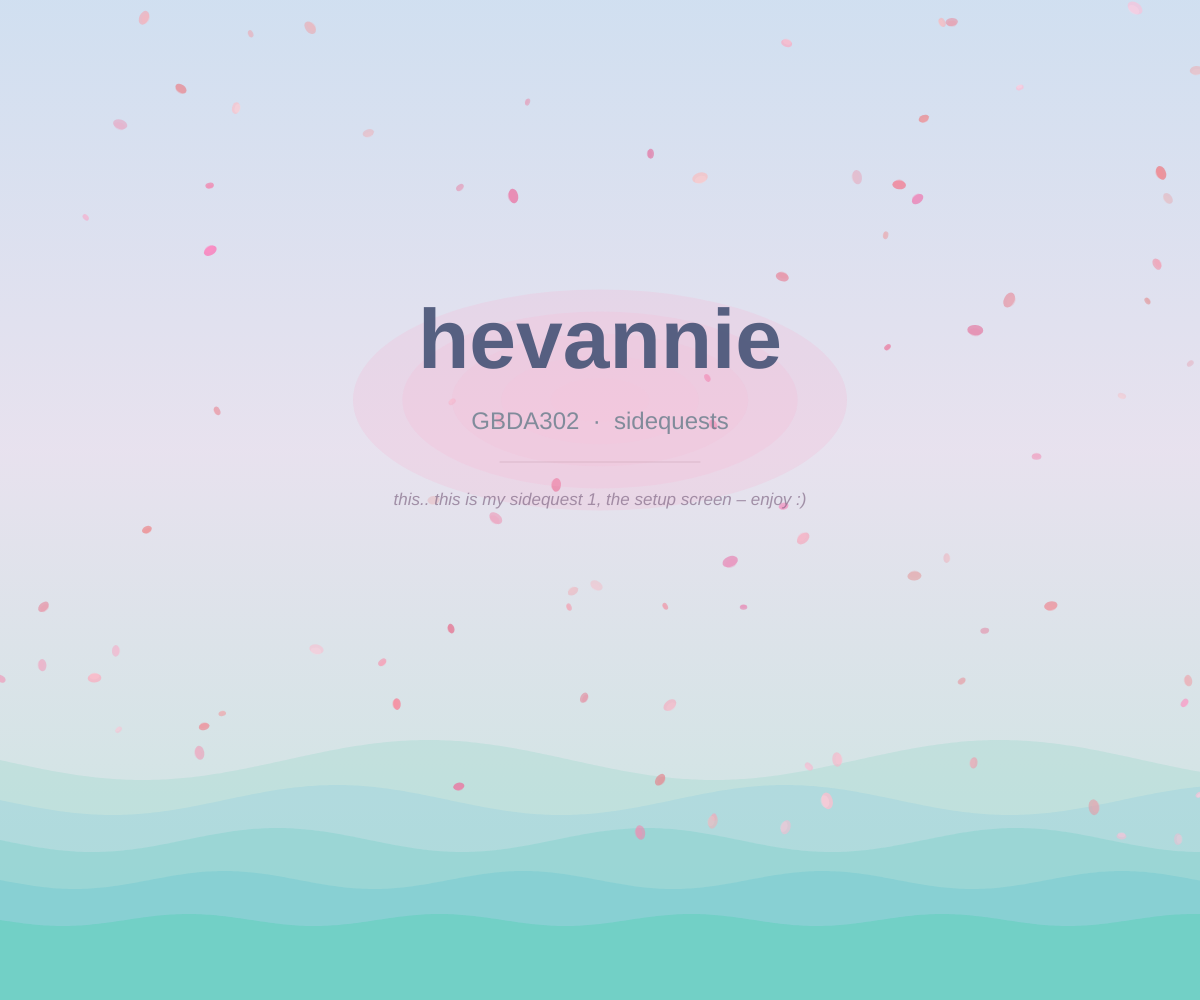
Frame 1 (no input)
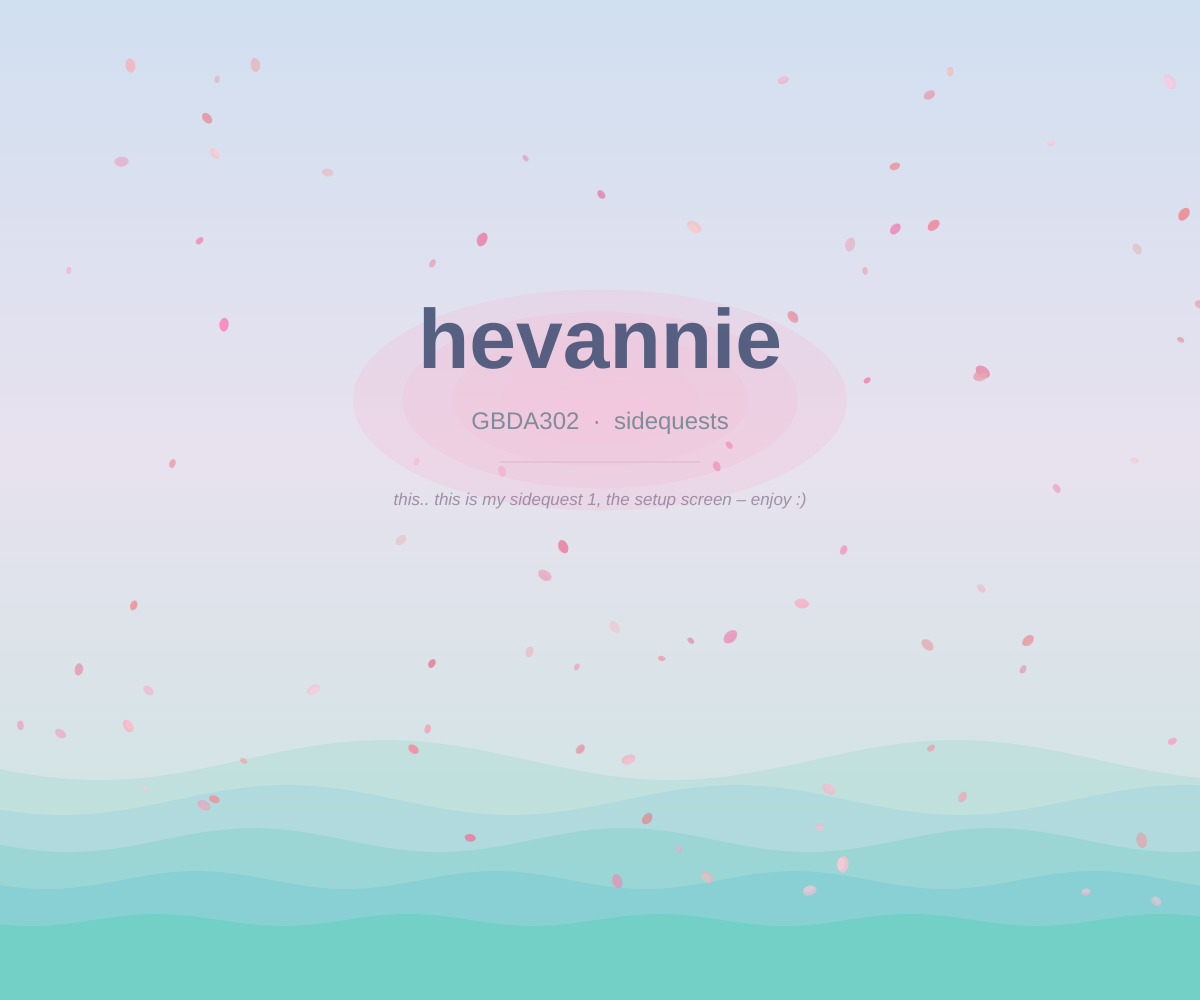
Frame 60 (no input)
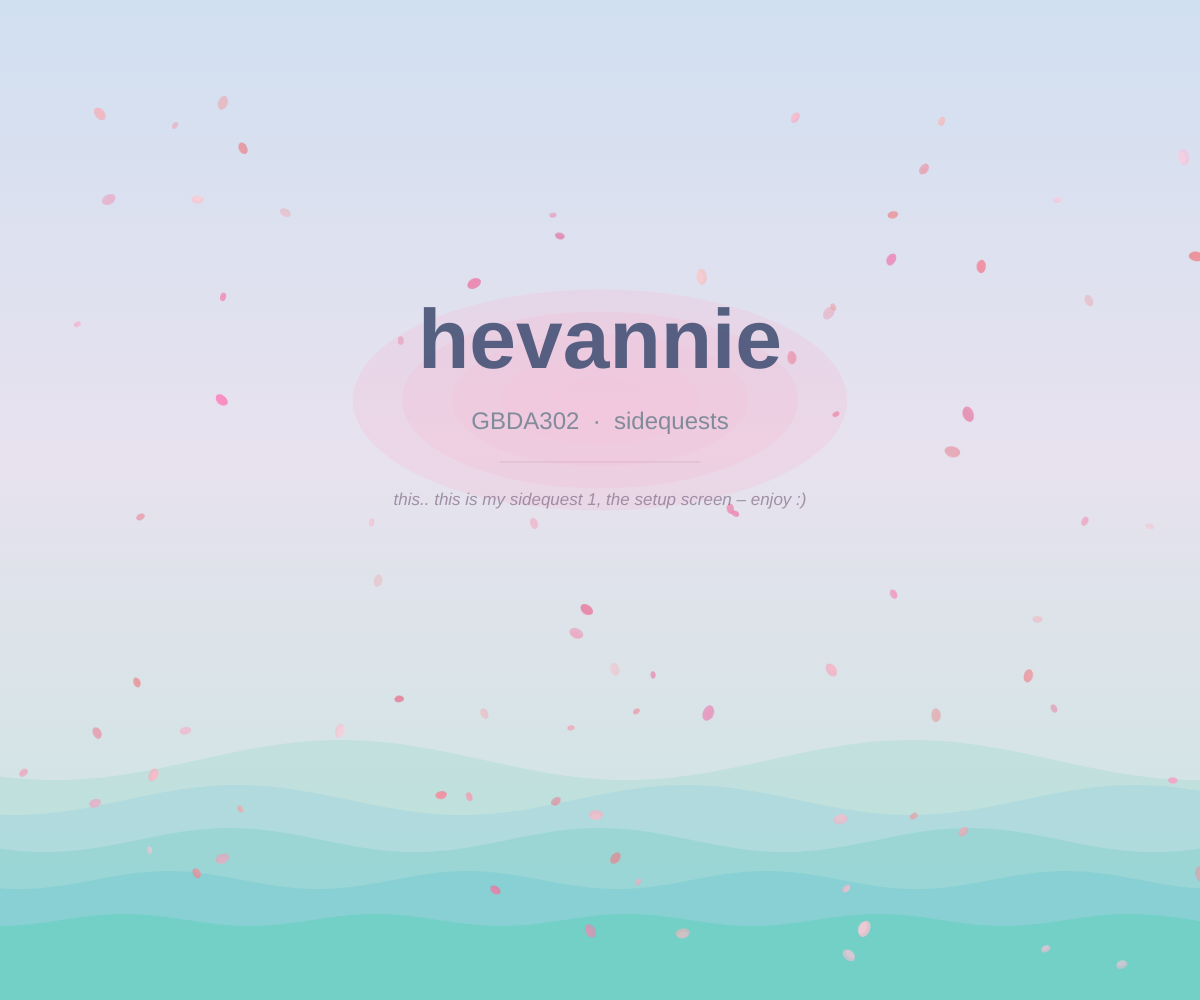
Frame 120 (the mouse pressed at the canvas centre since frame 60)

The p5.js sketch that drew these frames (run headless with seeded random() and noise() and a simulated clock; from frame 60 on, the mouse is pressed at the canvas centre):

// p5.js sketch
// ── sketch.js
// sidequest 01 - cherry blossom splash
// sakura petals falling into an ocean.. that's the whole vision
// pastel blue sky, seafoam waves, pink petals, soft everything

let petals = [];
let waveOffset = 0;

function setup() {
  createCanvas(windowWidth, windowHeight);
  colorMode(HSB, 360, 100, 100, 100);

  // scatter petals on load so it doesn't start empty and sad
  for (let i = 0; i < 90; i++) {
    petals.push(new Petal(true));
  }
}

function draw() {
  drawSky();
  drawWaves();

  for (let p of petals) {
    p.update();
    p.show();
  }

  drawSplash();

  waveOffset += 0.009;
}

// soft pastel sky - cornflower blue fading into lavender into seafoam
function drawSky() {
  let ctx = drawingContext;
  let grad = ctx.createLinearGradient(0, 0, 0, height);
  grad.addColorStop(0,    'hsl(212, 52%, 88%)');  // soft cornflower
  grad.addColorStop(0.45, 'hsl(268, 28%, 91%)');  // lavender whisper
  grad.addColorStop(1,    'hsl(168, 38%, 84%)');  // seafoam horizon
  ctx.fillStyle = grad;
  ctx.fillRect(0, 0, width, height);
}

// layered ocean waves - front ones are more opaque and lower
function drawWaves() {
  let layers = [
    { baseY: 0.76, amp: 20, freq: 0.011, speed: 0.9,  col: 'hsla(168, 44%, 72%, 0.32)' },
    { baseY: 0.80, amp: 15, freq: 0.014, speed: 1.3,  col: 'hsla(192, 50%, 74%, 0.42)' },
    { baseY: 0.84, amp: 12, freq: 0.017, speed: 0.75, col: 'hsla(178, 46%, 68%, 0.52)' },
    { baseY: 0.88, amp: 9,  freq: 0.021, speed: 1.1,  col: 'hsla(183, 48%, 66%, 0.64)' },
    { baseY: 0.92, amp: 6,  freq: 0.025, speed: 1.5,  col: 'hsla(172, 52%, 62%, 0.78)' },
  ];

  for (let lyr of layers) {
    let ctx = drawingContext;
    ctx.beginPath();
    ctx.moveTo(0, height);

    for (let x = 0; x <= width; x += 3) {
      let y = height * lyr.baseY + sin(x * lyr.freq + waveOffset * lyr.speed) * lyr.amp;
      ctx.lineTo(x, y);
    }

    ctx.lineTo(width, height);
    ctx.closePath();
    ctx.fillStyle = lyr.col;
    ctx.fill();
  }
}

// cherry blossom petals - falling not floating, different vibe
class Petal {
  constructor(scatter = false) {
    this.init(scatter);
  }

  init(scatter = false) {
    this.x          = random(width);
    this.y          = scatter ? random(height * 0.85) : random(-30, -5);
    this.size       = random(7, 17);
    this.vx         = random(-0.4, 0.4);
    this.vy         = random(0.5, 1.3);   // drifting down
    this.hue        = random(330, 358);   // blush pink range
    this.sat        = random(18, 50);     // low sat = pastel
    this.bri        = random(88, 98);     // high brightness keeps them light
    this.alpha      = random(52, 82);
    this.angle      = random(TWO_PI);
    this.spin       = random(-0.018, 0.018);
    this.swaySpeed  = random(0.006, 0.016);
    this.swayAmt    = random(0.3, 0.8);
    this.swayOffset = random(TWO_PI);
  }

  update() {
    this.x     += this.vx + sin(frameCount * this.swaySpeed + this.swayOffset) * this.swayAmt;
    this.y     += this.vy;
    this.angle += this.spin;

    if (this.y > height + 25) this.init();
  }

  show() {
    push();
    translate(this.x, this.y);
    rotate(this.angle);
    noStroke();

    // main petal body
    fill(this.hue, this.sat, this.bri, this.alpha);
    ellipse(0, 0, this.size * 0.65, this.size);

    // second ellipse offset slightly for that little notch-at-the-tip look
    fill(this.hue, this.sat - 6, this.bri + 2, this.alpha * 0.55);
    ellipse(this.size * 0.14, 0, this.size * 0.5, this.size * 0.75);
    pop();
  }
}

function drawSplash() {
  textAlign(CENTER, CENTER);
  let cx = width / 2;
  let cy = height * 0.40;

  // soft pink glow cloud behind the text - not too dramatic
  noStroke();
  for (let i = 5; i >= 1; i--) {
    fill(335, 30, 97, i * 4.5);
    ellipse(cx, cy, 380 * i * 0.26, 170 * i * 0.26);
  }

  // main name - deep dusty blue so it reads on the light bg
  textStyle(BOLD);
  textSize(constrain(width * 0.086, 24, 84));
  fill(225, 38, 48, 94);
  text('hevannie', cx, cy - height * 0.055);

  // course label in a softer tone
  textStyle(NORMAL);
  textSize(constrain(width * 0.026, 10, 24));
  fill(200, 30, 52, 76);
  text('GBDA302  ·  sidequests', cx, cy + height * 0.022);

  // thin divider - barely there, just vibes
  stroke(335, 22, 72, 38);
  strokeWeight(1);
  let lw = constrain(width * 0.22, 70, 200);
  line(cx - lw / 2, cy + height * 0.062, cx + lw / 2, cy + height * 0.062);

  // the little message - main character energy, no overdoing it
  noStroke();
  textSize(constrain(width * 0.02, 9, 17));
  fill(290, 22, 52, 68);
  textStyle(ITALIC);
  text('this.. this is my sidequest 1, the setup screen – enjoy :)', cx, cy + height * 0.1);
}

function windowResized() {
  resizeCanvas(windowWidth, windowHeight);
}
